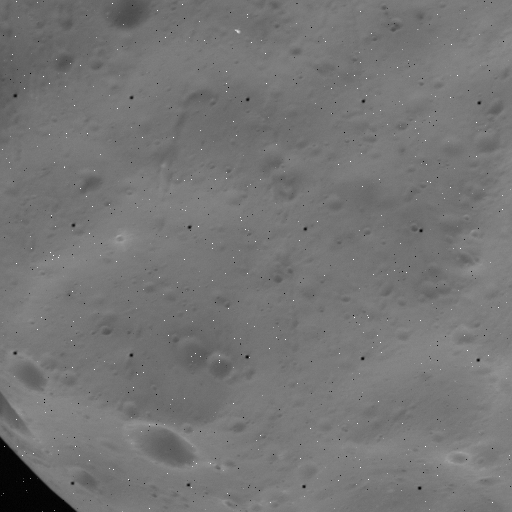
#> input picture images/phobos.png, 512 x 512 px
$ python box_filter.py
#> lines starting #> are read from the running program, lines starting #| are printed output that depends on the picture; long printed decimals are rounded
import numpy as np
import math
import cv2 # openCV Python interface
import time

class FilterSizeNotOddException(Exception):
    """Raised when the filter size is not odd"""
    pass


def simple_box(image, filter_size):
    """Naive implementation of the box filter algorithm

    It basically runs a filter size x filter size kernel
    through the image that calculates the average of the
    elements. The function also returns the time elapsed
    during computation"""
    start_time = time.time()
    if filter_size % 2 != 1:
        raise FilterSizeNotOddException

    height, width = image.shape
    result = np.zeros(image.shape)
    offset = math.floor(filter_size/2.)

    for i in range(offset, height-offset):
        for j in range(offset, width-offset):
            box = image[i-offset:i+offset+1, j-offset:j+offset+1]
            result[i, j] = box.mean()


    end_time = time.time()
    #  cutting the offset
    return result[offset:-offset, offset:-offset], end_time-start_time


def run_box(image, n):
    """Implementation of the running box filter

    This algorithm also runs an nxn kernel through the image,
    but it does not calculate every value from sketch. Instead,
    it goes row by row and updates the sum by removing the values
    of the first row and adding the values in the next row. The
    function also returns the time elapsed during computation"""
    start_time = time.time()
    if n % 2 != 1:
        raise FilterSizeNotOddException

    height, width = image.shape

    # output shape will be smaller according to the filter size
    result = np.empty((height-n+1, width-n+1))

    # sum of the first filter size values in each column
    colsums = image[0:n].sum(axis=0)
    for i in range(height-n+1):
        # convolve [1/filter_size, 1/filter_size, ..., 1/filter_size]
        # kernel over the column sums to get running average
        result[i] = np.convolve(colsums, np.ones(n)/n**2, 'valid')

        # need to check if out of bounds
        if i != height-n:
            # subtract first row of window
            colsums -= image[i]
            # add next row
            colsums += image[i+n]

    end_time = time.time()
    return result, end_time-start_time

im = cv2.imread("images/phobos.png", cv2.IMREAD_GRAYSCALE)
#> im is the input picture: shape (512, 512); min 0, max 254, mean 117.4
res1, exec_time1 = simple_box(im,9)
#> after the loop in simple_box, `for i in range(offset, height-offset):`:
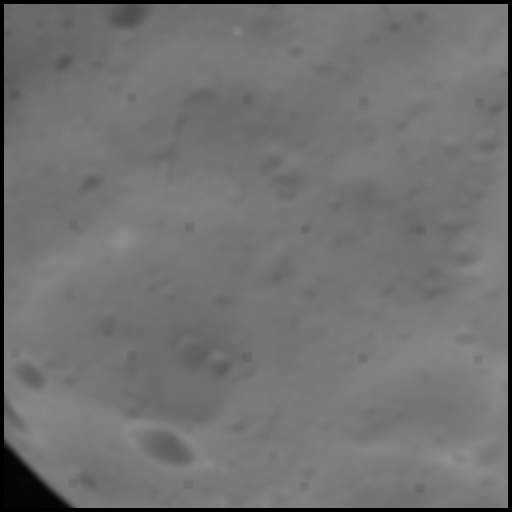
#> result: shape (512, 512) float64; min 0, max 145.6, mean 114
#> exec_time1 = 1.32
res2, exec_time2 = run_box(im,9)
#> in run_box, `colsums = image[0:n].sum(axis=0)`: colsums = 512 values, max 1158 at index 182, min 676 at index 132, mean 1013.7
#> after the loop in run_box, `for i in range(height-n+1):`: colsums = 512 values, max 1242 at index 149, min 26 at index 24, mean 941.1
#> exec_time2 = 0.0287

print("Execution time of the simple box filter:", exec_time1, "seconds")
#| Execution time of the simple box filter: 1.324 seconds
print("Exeution time of the running box filter:", exec_time2, "seconds")
#| Exeution time of the running box filter: 0.0287 seconds

cv2.imshow("Original Image", im)
cv2.waitKey(0)
cv2.imshow("Simple box result", res1.astype(np.uint8))
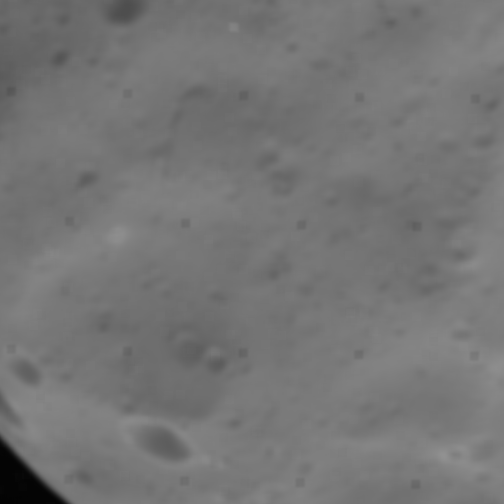
#> window 'Simple box result': shape (504, 504); min 3, max 145, mean 117.1
cv2.waitKey(0)
cv2.imshow("Running box result", res2.astype(np.uint8))
cv2.waitKey(0)
cv2.destroyAllWindows()
